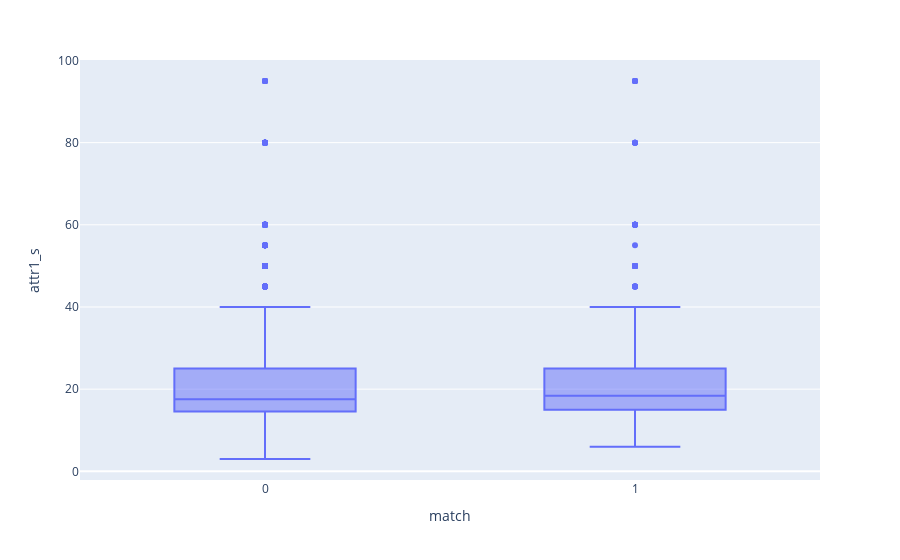

Notebook code for this chart:
### Code cell
#on note qu'à mi chemin, l'attractivité n'est plus si importante vs lors de l'évaluation du match) 
fig = px.box(df, x= "match", y = "attr1_s")
fig.show()

### Figure 1 — Plotly figure (JSON) as saved in the notebook; plotly's stock layout.template omitted (floating-point values rounded to 4 significant figures; data arrays with more than 128 entries replaced by an {"elided": "..."} marker saying what was removed)
{"data": [{"alignmentgroup": "True", "hovertemplate": "match=%{x}<br>attr1_s=%{y}<extra></extra>", "legendgroup": "", "marker": {"color": "#636efa"}, "name": "", "notched": false, "offsetgroup": "", "orientation": "v", "showlegend": false, "type": "box", "x": {"elided": "8378 int values"}, "x0": " ", "xaxis": "x", "y": {"elided": "8378 float values"}, "y0": " ", "yaxis": "y"}], "layout": {"boxmode": "group", "legend": {"tracegroupgap": 0}, "margin": {"t": 60}, "xaxis": {"anchor": "y", "domain": [0, 1], "title": {"text": "match"}}, "yaxis": {"anchor": "x", "domain": [0, 1], "title": {"text": "attr1_s"}}}}
